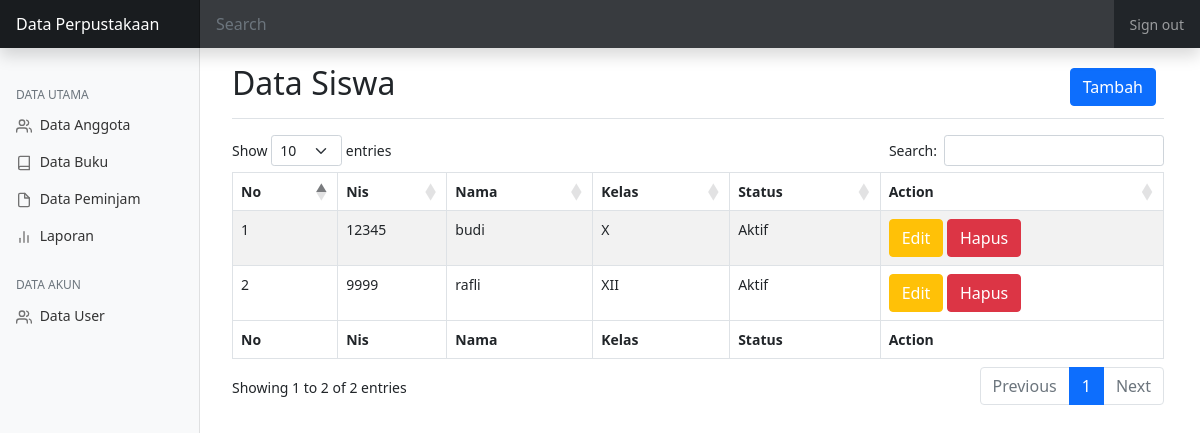
The app's page /Siswa.php with its own data.
### tables this page shows
CREATE TABLE `siswa` (
  `id` int(11) NOT NULL,
  `nis` int(11) NOT NULL,
  `nama` varchar(20) NOT NULL,
  `kelas` varchar(10) NOT NULL,
  `jenis_kelamin` varchar(15) NOT NULL,
  `alamat` text NOT NULL,
  `status` int(1) NOT NULL
);

### Siswa.php (the view, shortened to what this page needs)
<!doctype html>
<html lang="en">
<head>
    <link href="https://cdnjs.cloudflare.com/ajax/libs/twitter-bootstrap/5.2.0/css/bootstrap.min.css" rel="stylesheet">
    <link href="https://cdn.datatables.net/1.13.1/css/dataTables.bootstrap5.min.css" rel="stylesheet">
    <link href="assets/dist/css/bootstrap.min.css" rel="stylesheet">
    <link href="assets/dashboard.css" rel="stylesheet">
</head>
<body>
    <header class="navbar navbar-dark sticky-top bg-dark flex-md-nowrap p-0 shadow">
        <a class="navbar-brand col-md-3 col-lg-2 me-0 px-3" href="#">Data Perpustakaan</a>
        <input class="form-control form-control-dark w-100" type="text" placeholder="Search" aria-label="Search">
        <div class="navbar-nav">
            <div class="nav-item text-nowrap">
                <a class="nav-link px-3" href="Login.php">Sign out</a>
            </div>
        </div>
    </header>
    <div class="container-fluid">
        <div class="row">
            <?php include 'menu.php'; ?>
            <main class="col-md-9 ms-sm-auto col-lg-10 px-md-4">
                <div class="d-flex justify-content-between flex-wrap flex-md-nowrap align-items-center pt-3 pb-2 mb-3 border-bottom">
                    <h1 class="h2">Data Siswa</h1>
                    <div class="btn-toolbar mb-2 mb-md-0">
                        <div class="btn-group me-2">
                            <button type="button" class="btn btn-primary" data-bs-toggle="modal" data-bs-target="#exampleModal">Tambah</button>
                        </div>
                    </div>
                </div>
                <table id="example" class="table table-striped table-bordered" style="width:100%">
                    <thead>
                        <tr>
                            <th>No</th>
                            <th>Nis</th>
                            <th>Nama</th>
                            <th>Kelas</th>
                            <th>Status</th>
                            <th>Action</th>
                        </tr>
                    </thead>
                    <tbody>
                        <?php
                        include 'crud/koneksi.php';
                        $no = 1;
                        $data = mysqli_query($koneksi, "select * from siswa");
                        while ($d = mysqli_fetch_array($data)) {
                        ?>
                            <tr>
                                <td><?php echo $no++; ?></td>
                                <td><?php echo $d['nis']; ?></td>
                                <td><?php echo $d['nama']; ?></td>
                                <td><?php echo $d['kelas']; ?></td>
                                <td>
                                    <?php
                                    if ($d['status'] == 1) {
                                        echo "Aktif";
                                    } else {
                                        echo "Belum Aktif";
                                    }
                                    ?>
                                </td>
                                <td><button class="btn btn-warning btn-rounded" data-bs-toggle="modal" data-bs-target="#exampleModal<?php echo $d['id'] ?>" style="color: white;">Edit</button> <a href="crud/delete_siswa.php?id=<?php echo $d['id']; ?>" class="btn btn-danger btn-rounded">Hapus</a></td>
                            </tr>
                        <?php } ?>
                    </tbody>
                    <tfoot>
                        <tr>
                            <th>No</th>
                            <th>Nis</th>
                            <th>Nama</th>
                            <th>Kelas</th>
                            <th>Status</th>
                            <th>Action</th>
                        </tr>
                    </tfoot>
                </table>
            </main>
        </div>
    </div>
</body>
</html>

### assets/dashboard.css (style rules this page uses)
body { font-size: .875rem; }
.navbar-brand { padding-top: .75rem; padding-bottom: .75rem; font-size: 1rem; background-color: rgba(0, 0, 0, .25); box-shadow: inset -1px 0 0 rgba(0, 0, 0, .25); }
.navbar .form-control { padding: .75rem 1rem; border-width: 0; border-radius: 0; }
.form-control-dark { color: #fff; background-color: rgba(255, 255, 255, .1); border-color: rgba(255, 255, 255, .1); }

### records on screen
siswa: nis "12345", nama "budi", kelas "X", status "Aktif"
siswa: nis "9999", nama "rafli", kelas "XII", status "Aktif"
